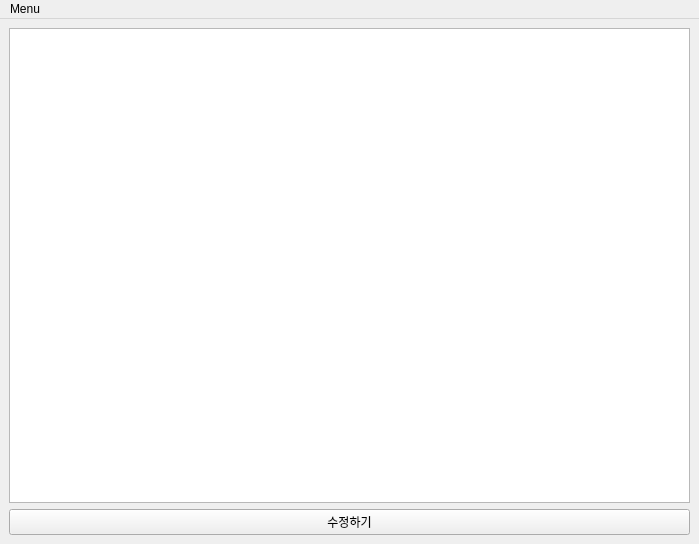
<?xml version="1.0" encoding="UTF-8"?>
<ui version="4.0">
 <class>Main</class>
 <widget class="QMainWindow" name="Main">
  <property name="geometry">
   <rect>
    <x>0</x>
    <y>0</y>
    <width>699</width>
    <height>544</height>
   </rect>
  </property>
  <property name="windowTitle">
   <string>Ok AI Check</string>
  </property>
  <widget class="QWidget" name="centralwidget">
   <layout class="QGridLayout" name="gridLayout_3">
    <property name="sizeConstraint">
     <enum>QLayout::SetNoConstraint</enum>
    </property>
    <item row="0" column="0">
     <layout class="QGridLayout" name="gridLayout">
      <item row="3" column="1">
       <widget class="QTableWidget" name="tableWidget"/>
      </item>
      <item row="4" column="1">
       <widget class="QPushButton" name="btn_edit">
        <property name="text">
         <string>수정하기</string>
        </property>
       </widget>
      </item>
     </layout>
    </item>
   </layout>
  </widget>
  <widget class="QMenuBar" name="menubar">
   <property name="geometry">
    <rect>
     <x>0</x>
     <y>0</y>
     <width>699</width>
     <height>20</height>
    </rect>
   </property>
   <widget class="QMenu" name="menuMenu">
    <property name="title">
     <string>Menu</string>
    </property>
    <addaction name="actionGenerate_PDF"/>
    <addaction name="actionModify_Index"/>
   </widget>
   <addaction name="menuMenu"/>
  </widget>
  <action name="actionGenerate_PDF">
   <property name="text">
    <string>Generating PDF</string>
   </property>
  </action>
  <action name="actionModify_Index">
   <property name="text">
    <string>Editing Index values</string>
   </property>
  </action>
 </widget>
 <resources/>
 <connections/>
</ui>
